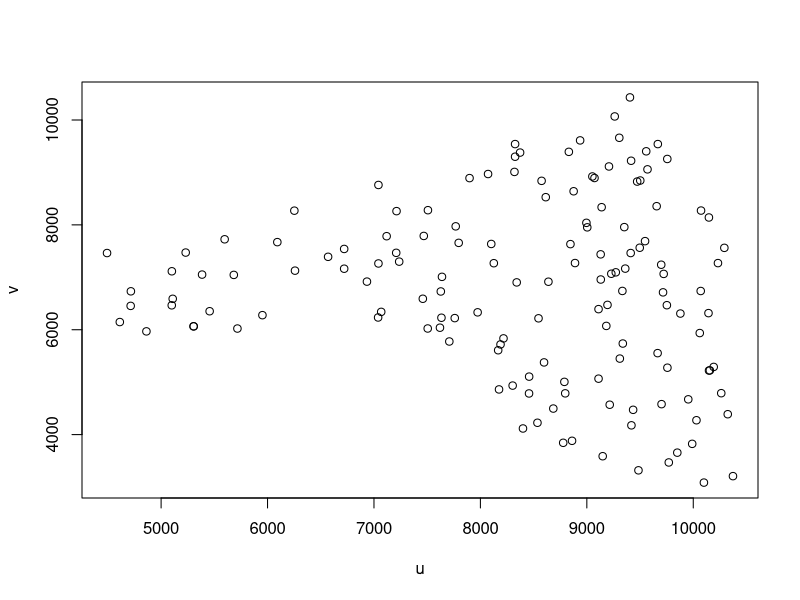
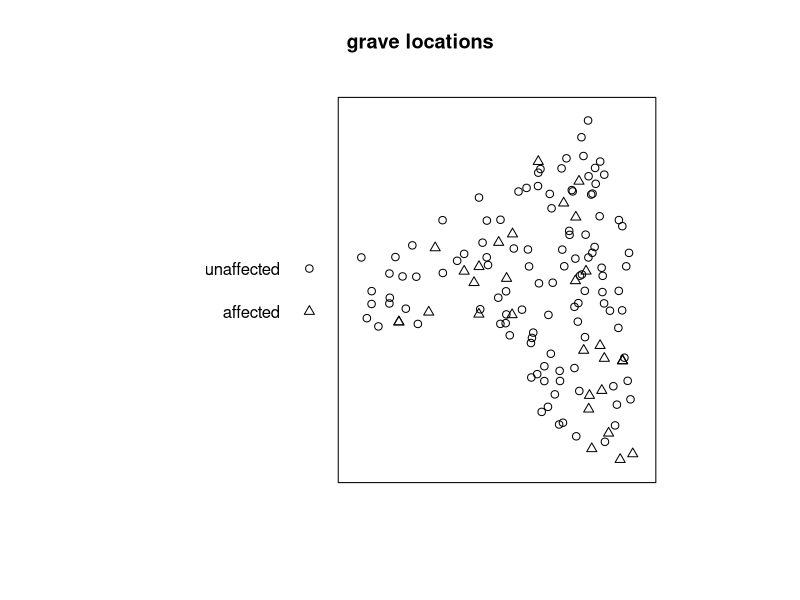
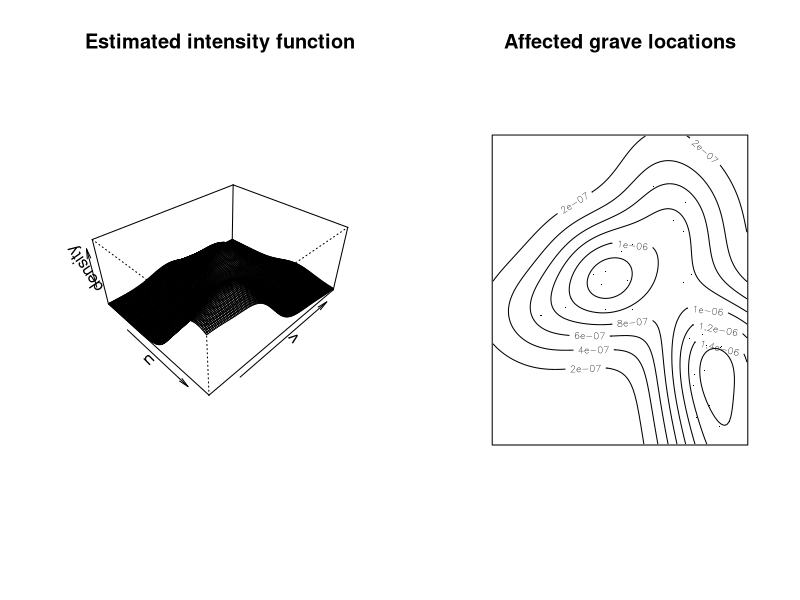
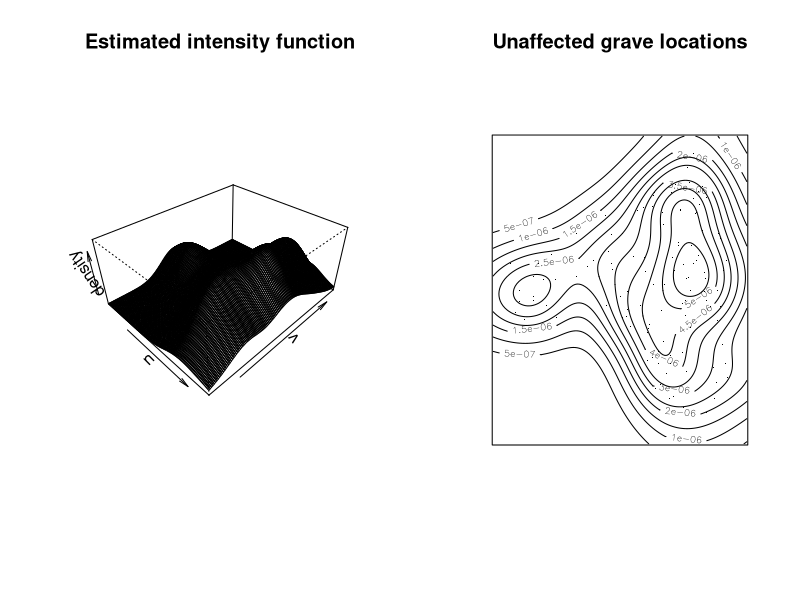
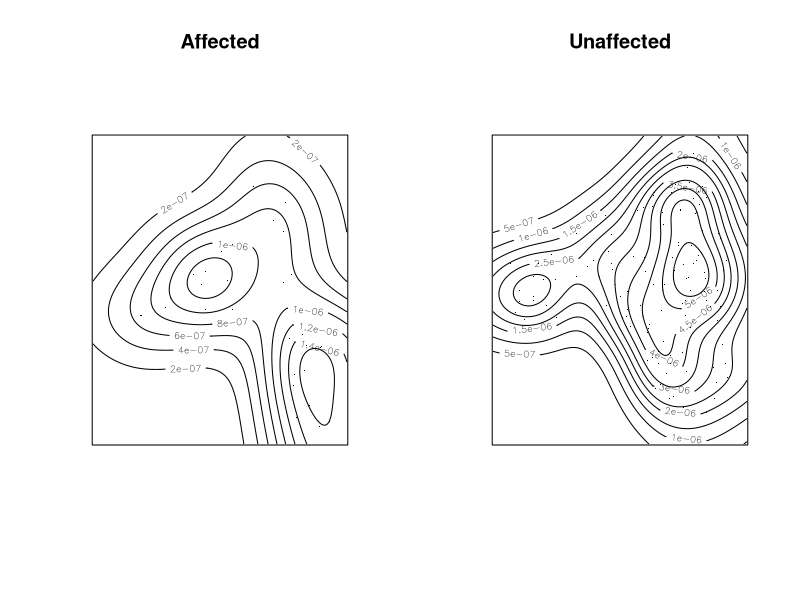
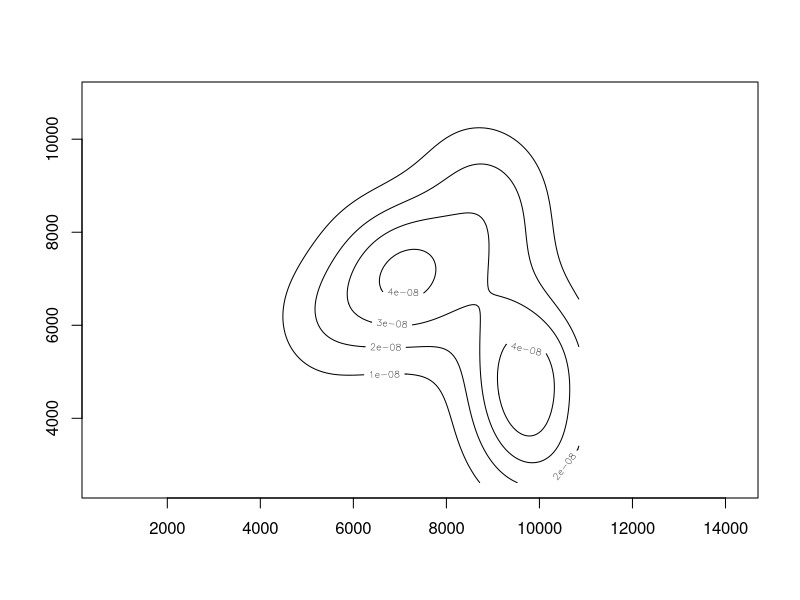
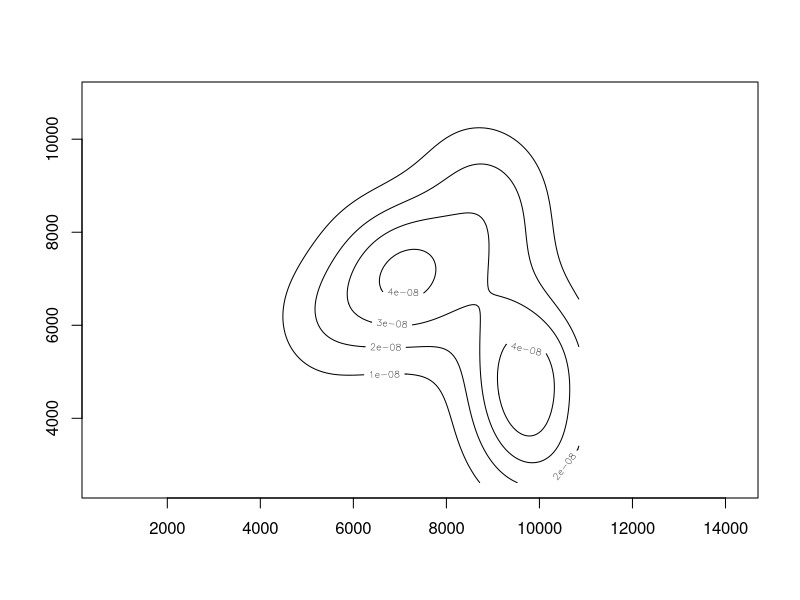
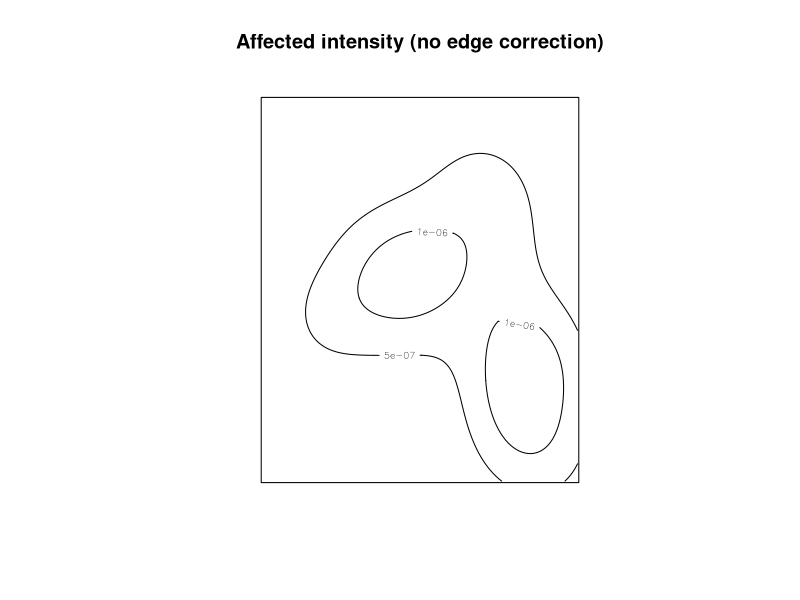

Generate these figures, in order, with R:
library(spatstat) # for inference on spatial point processes

# import and clean data
setwd("./data/")
grave <- read.csv("grave.csv", header = TRUE)
grave$deformity <-  factor(grave$deformity)
levels(grave$deformity) <-  c("unaffected", "affected")

# determine affected and unaffected sides
af <- which(grave$deformity == "affected")
un <-  which(grave$deformity == "unaffected")

# plot of event locations
plot(v ~ u, data = grave)

# rec = locator()
# points must be anticlockwise!
# create boundary of rectangular window
umin <-  min(grave[,2]) - 500; umax = max(grave[,2]) + 500
vmin <-  min(grave[,3]) - 500; vmax = max(grave[,3]) + 500
# create rectangular bounding window
rec <-  data.frame(x = c(umax, umin, umin, umax),
                 y = c(vmax, vmax, vmin, vmin))
wrec <-  owin(poly = rec) # create rectangular bounding window
# create point pattern object with rectangular and polygonal boundaries
pprec <-  ppp(x = grave[,2], y = grave[,3],
            window = wrec, marks = factor(grave[,1]))

# plot affected and unaffected individuals in study area
plot(pprec, main = "grave locations")

# recommended bandwidths for affected and unaffected graves
# in u- and v-directions
dim <-  2
# Scott's bandwidths in u- and v-directions
# for each group
buaf <-  sd(grave[af,2])*length(af)^(-1/(dim+4))
bvaf <-  sd(grave[af,3])*length(af)^(-1/(dim+4))
buun <-  sd(grave[un,2])*length(un)^(-1/(dim+4))
bvun <-  sd(grave[un,3])*length(un)^(-1/(dim+4))

# intensity estimated for affected and unaffected groups
# using associated bandwidths from Scott's rule
iaf <-  density(pprec[af,], sigma = c(buaf, bvaf))
iun <-  density(pprec[un,], sigma = c(buun, bvun))

# plot perspective and contour plots of estimated intensity for affected sites
par(mfrow = c(1, 2))
persp(iaf, theta = 45, phi = 35, xlab = "u", ylab = "v", zlab = "density", main = "Estimated intensity function")
contour(iaf, xlab = "u", ylab = "v", main = "Affected grave locations")
points(grave[af,2:3], pch = ".")

# plot perspective and contour plots of estimated intensity for unaffected sites
par(mfrow = c(1, 2))
persp(iun, theta = 45, phi = 35, xlab = "u", ylab = "v", zlab = "density", main = "Estimated intensity function")
contour(iun, xlab = "u", ylab = "v", main = "Unaffected grave locations")
points(grave[un, 2:3], pch = ".")

# plot perspective and contour plots of estimated intensity for affected/unaffected sites jointly
par(mfrow = c(1, 2))
contour(iaf, xlab = "u", ylab = "v", main = "Affected")
points(grave[af,2:3], pch = ".")
contour(iun, xlab = "u", ylab = "v", main = "Unaffected")
points(grave[un, 2:3], pch = ".")

par(mfrow = c(1, 1)) # set back to 1x1 plot

# manually reproduce affected intensity plot
# extract affected coordinates
af_coords <- grave[af, c("u", "v")]
# grid to produce graphic
ug <- iaf$xcol
vg <- iaf$yrow
# expanded grid
grid <- expand.grid(iaf$xcol, iaf$yrow)
# intensity function
i_function <- function(uv) {
  u = uv[1]
  v = uv[2]
  # kernel in u direction
  ustar <- (u - af_coords$u)/buaf
  ku <- dnorm(ustar)/buaf # evaluate kernel, correct by bandwidth
  # kernel in v direction
  vstar <- (v - af_coords$v)/bvaf
  kv <- dnorm(vstar)/bvaf # evaluate kernel, correct by bandwidth
  # sum multiplied kernel values (divide by sample size to estimate density)
  sum(ku * kv)/length(af_coords$u)
}

# evaluate intensity at each location (not accounting for size of spatial unit)
k <- apply(grid, MARGIN = 1, FUN = i_function)
# convert to matrix
kmat <- matrix(k, nrow = length(ug), ncol = length(vg))
# plot estimated density
contour(ug, vg, kmat, asp = 1, nlevels = 4)

# estimate density using kde2d function
# the functional internally scales by 4 for some reason
k2 <- MASS::kde2d(af_coords$u, af_coords$v, h = c(buaf, bvaf) * 4,
                  n = 128, lims = c(range(ug), range(vg)))
contour(k2, nlevels = 4, asp = 1)

# how to get estimated intensity
contour(density(pprec[af,], sigma = c(buaf, bvaf), edge = FALSE),
        nlevels = 4, main = "Affected intensity (no edge correction)")
# plot estimated intensity
contour(ug, vg, kmat * 30, asp = 1, nlevels = 4, main = "Affected intensity (manual)")
